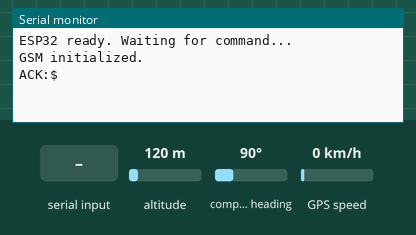
The sketch below on a simulated ESP32. On the bench: the last lines printed to the serial monitor. Inputs (shaded band) come from the test bench; at power-on: altitude 120 m, compass heading 90°, GPS speed 0 km/h. The GPS gets a fix after 3 s at 37.7749, -122.4194 with 8 satellites; the modem accepts every AT command (registered, SIM ready, sends succeed) and sends nothing else.

Above: at 5.2 s.
5.3 s: "LOC\n" received over Serial
At 6.1 s:
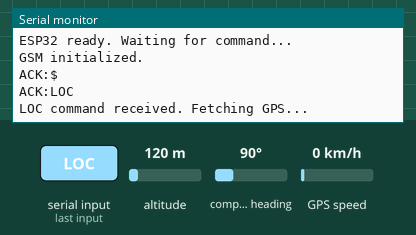
6.8 s: "1\n" received over Serial
At 9.9 s:
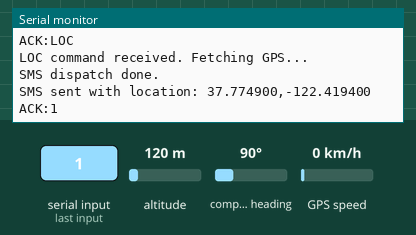

The sketch:

car_security_esp32.ino
```cpp
/*
 * esp32/car_security_esp32.ino
 *
 * Firmware for ESP32
 * Listens on Serial (UART0) for commands from Raspberry Pi.
 * On receiving "LOC":
 *   1. Polls GPS module (NEO-6M) via Serial2 (UART2)
 *   2. Parses NMEA $GPRMC sentence for lat/lon
 *   3. Sends SMS with location via SIM800L GSM (Serial1 / UART1)
 *
 * Wiring:
 *   RPi TX (GPIO14) → ESP32 RX0 (GPIO3)
 *   RPi RX (GPIO15) → ESP32 TX0 (GPIO1)
 *   NEO-6M TX       → ESP32 GPIO16 (RX2)
 *   NEO-6M RX       → ESP32 GPIO17 (TX2)
 *   SIM800L TX      → ESP32 GPIO4  (RX1)
 *   SIM800L RX      → ESP32 GPIO2  (TX1)
 */

#include <HardwareSerial.h>
#include <TinyGPS++.h>

// ── Pin / Serial assignments ────────────────────────────────────────────────
HardwareSerial GPSSerial(2);   // UART2: RX=16, TX=17
HardwareSerial GSMSerial(1);   // UART1: RX=4,  TX=2

TinyGPSPlus gps;

// ── Config ──────────────────────────────────────────────────────────────────
const char* OWNER_PHONE    = "+919XXXXXXXXX";  // ← replace with owner's number
const int   GPS_TIMEOUT_MS = 60000;            // 60s max GPS lock wait
const int   GSM_BAUD       = 9600;
const int   GPS_BAUD       = 9600;

// ── Setup ───────────────────────────────────────────────────────────────────
void setup() {
    Serial.begin(9600);              // UART0 ← RPi
    GPSSerial.begin(GPS_BAUD, SERIAL_8N1, 16, 17);
    GSMSerial.begin(GSM_BAUD, SERIAL_8N1, 4, 2);

    delay(1000);
    Serial.println("ESP32 ready. Waiting for command...");
    gsmInit();
}

// ── Main loop ───────────────────────────────────────────────────────────────
void loop() {
    if (Serial.available()) {
        String cmd = Serial.readStringUntil('\n');
        cmd.trim();
        Serial.println("ACK:" + cmd);   // Send ACK back to RPi

        if (cmd == "LOC") {
            Serial.println("LOC command received. Fetching GPS...");
            handleLocCommand();
        }
    }

    // Feed GPS parser continuously
    while (GPSSerial.available()) {
        gps.encode(GPSSerial.read());
    }
}

// ── Command handler ─────────────────────────────────────────────────────────
void handleLocCommand() {
    double lat = 0.0, lon = 0.0;
    bool   gotFix = false;
    unsigned long startTime = millis();

    // Wait for valid GPS fix (up to GPS_TIMEOUT_MS)
    while (millis() - startTime < GPS_TIMEOUT_MS) {
        while (GPSSerial.available()) {
            gps.encode(GPSSerial.read());
        }
        if (gps.location.isValid() && gps.location.isUpdated()) {
            lat    = gps.location.lat();
            lon    = gps.location.lng();
            gotFix = true;
            break;
        }
        delay(500);
    }

    if (gotFix) {
        sendSMS(lat, lon);
    } else {
        Serial.println("GPS fix failed. Sending SMS without coordinates.");
        sendSMSNoFix();
    }
}

// ── SMS helpers ─────────────────────────────────────────────────────────────
void sendSMS(double lat, double lon) {
    // Build Maps link: https://maps.google.com/?q=lat,lon
    String mapsLink = "https://maps.google.com/?q="
                      + String(lat, 6) + ","
                      + String(lon, 6);

    String msg = "ALERT! Unauthorised access attempt on your car.\n"
                 "GPS Location: " + String(lat, 6)
                 + ", " + String(lon, 6)
                 + "\n" + mapsLink;

    gsmSendSMS(OWNER_PHONE, msg);
    Serial.println("SMS sent with location: " + String(lat,6)
                   + "," + String(lon,6));
}

void sendSMSNoFix() {
    String msg = "ALERT! Unauthorised access attempt on your car. "
                 "GPS fix unavailable at this time.";
    gsmSendSMS(OWNER_PHONE, msg);
}

// ── GSM (SIM800L) functions ─────────────────────────────────────────────────
void gsmInit() {
    sendAT("AT", 1000);            // Check module alive
    sendAT("AT+CMGF=1", 1000);    // Set SMS text mode
    sendAT("AT+CSCS=\"GSM\"", 1000);
    Serial.println("GSM initialized.");
}

void gsmSendSMS(const char* number, String message) {
    GSMSerial.print("AT+CMGS=\"");
    GSMSerial.print(number);
    GSMSerial.println("\"");
    delay(500);
    GSMSerial.print(message);
    delay(100);
    GSMSerial.write(26);  // Ctrl+Z to send
    delay(3000);
    Serial.println("SMS dispatch done.");
}

String sendAT(String cmd, int timeout) {
    GSMSerial.println(cmd);
    unsigned long t = millis();
    String resp = "";
    while (millis() - t < (unsigned long)timeout) {
        while (GSMSerial.available()) {
            resp += (char)GSMSerial.read();
        }
    }
    return resp;
}
```

Measured:
- after the input at 5.3 s, the serial monitor: prints a new line at once (image 1)
- after the input at 6.8 s, the serial monitor: prints a new line after 2.2 s (image 2)
